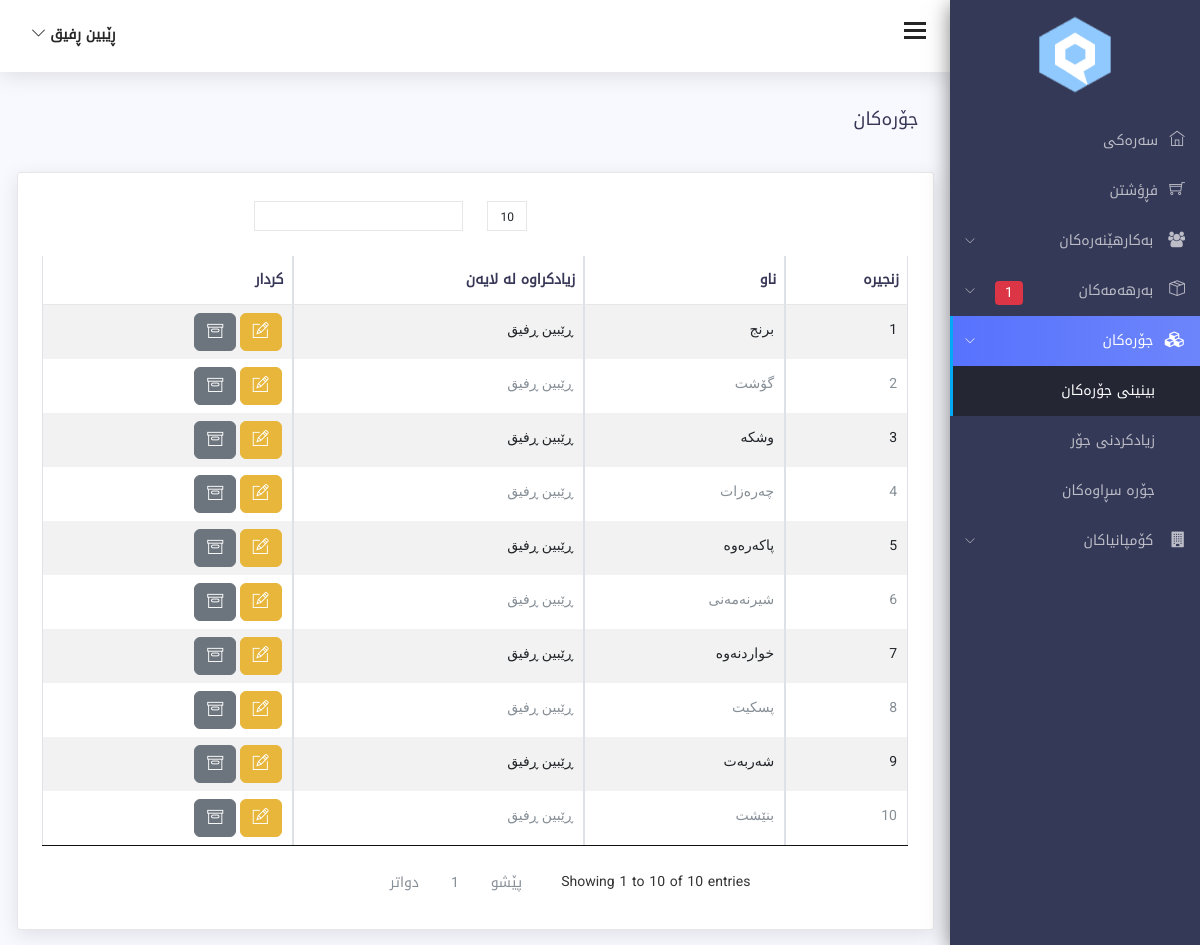
The app's page /categories.php (signed in) with its own data.
### tables this page shows
CREATE TABLE `users` (
  `id` int(11) NOT NULL,
  `first_name` varchar(255) NOT NULL,
  `last_name` varchar(255) NOT NULL,
  `email` varchar(255) NOT NULL,
  `password` varchar(255) NOT NULL,
  `role` int(11) NOT NULL DEFAULT 2 COMMENT '1 super admin\r\n2 admin\r\n3 cashier',
  `phone` varchar(255) NOT NULL,
  `recycle` int(11) DEFAULT 0,
  `addedby` varchar(255) NOT NULL,
  `image` varchar(255) NOT NULL,
  `type_image` varchar(255) NOT NULL,
  `tmp_image` varchar(255) NOT NULL,
  `size_image` varchar(255) NOT NULL,
  `created_at` datetime NOT NULL,
  `updated_at` datetime NOT NULL
);

CREATE TABLE `categories` (
  `id` int(11) NOT NULL,
  `name` varchar(255) NOT NULL,
  `description` text NOT NULL,
  `recycle` int(11) NOT NULL DEFAULT 0,
  `addedby` varchar(255) NOT NULL,
  `created_at` datetime NOT NULL,
  `updated_at` datetime NOT NULL
);

### class/database.php (called while the page is built, shortened)
<?php
class Database{
public $connection;
public function open_db_connection(){
    $this->connection=new mysqli(DB_HOST,DB_USER,DB_PASSWORD,DB_NAME);
}
public function query($sql){
    $result=$this->connection->query($sql);
    return $result;
}
}
$db = new Database();
?>

### class/db_object.php (called while the page is built, shortened)
<?php
class Db_Object{
public static function find_all(){
    return static::find_by_query("SELECT * FROM ".static::$db_table." ");
}
public static function find_by_id($id){
    $the_result_array=static::find_by_query("SELECT * FROM ".static::$db_table." WHERE id='$id' LIMIT 1");
    return !empty($the_result_array) ? array_shift($the_result_array) : false;
}
public static function find_by_query($sql){
    global $db;
    $result_set=$db->query($sql);
    $the_object_array=array();
    while($row=mysqli_fetch_array($result_set)){
        $the_object_array[]=static::instantation($row);
    }
    return $the_object_array;
}
public static function instantation($the_record){
    $the_object=new $calling_class;
    foreach($the_record as $the_attribute => $value){
        if($the_object->has_the_attribute($the_attribute)){
            $the_object->$the_attribute=$value;
        }
    }
    return $the_object;
}
private function has_the_attribute($the_attribute){
    $the_properties=get_object_vars($this);
    return array_key_exists($the_attribute,$the_properties);
}
}
?>

### categories.php (the view, shortened to what this page needs)
<?php include 'includes/header.php'; ?>
<?php include 'includes/sidebar.php'; ?>
<?php include 'includes/top_header.php'; ?>
<div class="content-wrap">
        <div class="main">
            <div class="container-fluid">
                <div class="row">
                    <div class="col-lg-8 p-r-0 title-margin-right">
                        <div class="page-header">
                            <div class="page-title">
                                <h1>جۆرەکان</h1>
                            </div>
                        </div>
                    </div>
                </div>
                <section id="main-content">
                    <div class="row">
                        <div class="col-lg-12">
                            <div class="card">
                                <div class="bootstrap-data-table-panel">
                                    <div class="table-responsive">
                                        <table class="table table-striped table-bordered" id="bootstrap-data-table">
                                            <thead>
                                                <tr>
                                                    <th>زنجیرە</th>
                                                    <th>ناو</th>
                                                    <th>زیادکراوە لە لایەن</th>
                                                    <th>کردار</th>
                                                </tr>
                                            </thead>
                                            <tbody>
                                                <?php
                                                $categories = Category::find_all();
                                                $a=1;
                                                foreach($categories as $category){
                                                    if($category->recycle==0){
                                                ?>
                                                <tr id="tr_category_<?php echo $category->id; ?>">
                                                    <td><?php echo $a++; ?></td>
                                                    <td><?php echo htmlentities($category->name,ENT_QUOTES,'UTF-8'); ?></td>
                                                    <td><?php
                                                        $addedby=User::find_by_id($category->addedby);
                                                        echo htmlentities($addedby->first_name.' '.$addedby->last_name,ENT_QUOTES,'UTF-8');
                                                    ?></td>
                                                    <td>
                                                        <button type="button" onclick="categoryUpdate(<?php echo $category->id; ?>)" class="btn btn-warning" title="دەستکاریکردن">
                                                            <span class="ti-pencil-alt"></span>
                                                        </button>
                                                        <button type="button"  class="btn btn-secondary " onclick="categoryRecycle(<?php echo $category->id; ?>)"
                                                        title="ناردنی بۆ بەشی سڕاوەکان">
                                                            <span class="ti-archive"></span>
                                                        </button>
                                                    </td>
                                                </tr>
                                                <?php } } ?>
                                            </tbody>
                                        </table>
                                    </div>
                                </div>
                            </div>
                        </div>
                    </div>
                </div>
                </div>
                </div>
<?php include('includes/footer.php'); ?>

### includes/top_header.php (shortened to what this page needs)
<div class="header">
    <div class="container-fluid">
        <div class="row">
            <div class="col-lg-12">
                <div class="float-start">
                    <div class="hamburger sidebar-toggle">
                        <span class="line"></span>
                        <span class="line"></span>
                        <span class="line"></span>
                    </div>
                </div>
                <div class="float-end">
                    <div class="dropdown dib">
                        <div class="header-icon" data-toggle="dropdown">
                            <span class="user-avatar">
                                <?php
                                $user=User::find_by_id($_SESSION['user_id']);
                                echo $user->first_name . " " . $user->last_name;
                                ?>
                                <i class="ti-angle-down f-s-10"></i>
                            </span>
                        </div>
                        </div>
                </div>
            </div>
        </div>
    </div>
</div>

### records on screen
users: first_name "ڕێبین", last_name "ڕفیق", first_name+last_name "ڕێبین ڕفیق"
categories: name "برنج"
categories: name "گۆشت"
categories: name "وشکە"
categories: name "چەرەزات"
categories: name "پاکەرەوە"
categories: name "شیرنەمەنی"
categories: name "خواردنەوە"
categories: name "پسکیت"
categories: name "شەربەت"
categories: name "بنێشت"

### other values on screen
$product "1"
